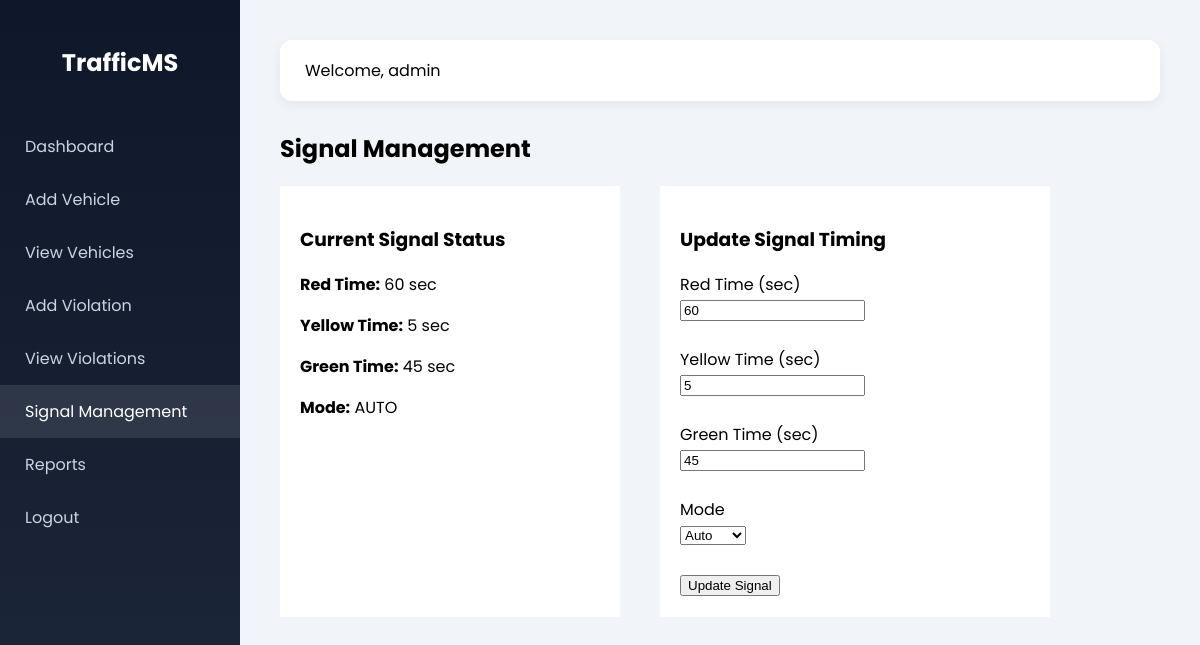
/signal.php (signed in), run on the app's committed database.
### tables this page shows
CREATE TABLE `traffic_signal` (
  `signal_id` int(11) NOT NULL,
  `red_time` int(11) NOT NULL,
  `yellow_time` int(11) NOT NULL,
  `green_time` int(11) NOT NULL,
  `mode` varchar(20) DEFAULT 'auto'
);

### signal.php (the view, shortened to what this page needs)
<?php
include("../includes/db.php");
include("../includes/header.php");
include("../includes/sidebar.php");
$result = mysqli_query($conn, "SELECT * FROM traffic_signal WHERE signal_id=1");
$data = mysqli_fetch_assoc($result);
?>
<div class="content">
<div class="topbar">
    Welcome, <?php echo $_SESSION['username']; ?>
</div>
<h2>Signal Management</h2>
<div style="display:flex; gap:40px;">
    <div style="background:white; padding:20px; width:300px;">
        <h3>Current Signal Status</h3>
        <p><strong>Red Time:</strong> <?php echo $data['red_time']; ?> sec</p>
        <p><strong>Yellow Time:</strong> <?php echo $data['yellow_time']; ?> sec</p>
        <p><strong>Green Time:</strong> <?php echo $data['green_time']; ?> sec</p>
        <p><strong>Mode:</strong> <?php echo strtoupper($data['mode']); ?></p>
    </div>
    <div style="background:white; padding:20px; width:350px;">
        <h3>Update Signal Timing</h3>
        <form method="post">
            <label>Red Time (sec)</label><br>
            <input type="number" name="red_time" value="<?php echo $data['red_time']; ?>" required><br><br>
            <label>Yellow Time (sec)</label><br>
            <input type="number" name="yellow_time" value="<?php echo $data['yellow_time']; ?>" required><br><br>
            <label>Green Time (sec)</label><br>
            <input type="number" name="green_time" value="<?php echo $data['green_time']; ?>" required><br><br>
            <label>Mode</label><br>
            <select name="mode">
                <option value="auto" <?php if($data['mode']=="auto") echo "selected"; ?>>Auto</option>
            </select><br><br>
            <button type="submit" name="update">Update Signal</button>
        </form>
    </div>
</div>
</div>
</body>
</html>

### header.php (style rules this page uses)
body { margin: 0; font-family: 'Poppins', sans-serif; background: #f1f5f9; opacity: 0; animation: fadeIn 0.4s ease-in forwards; }
.content { margin-left: 240px; padding: 40px; }
.topbar { background: white; padding: 18px 25px; border-radius: 12px; box-shadow: 0 4px 12px rgba(0,0,0,0.06); margin-bottom: 30px; display: flex; justify-content: space-between; }

### data on the page
traffic_signal: red_time "60", yellow_time "5", green_time "45", mode "AUTO", mode "Auto"

### other printed values
$_SESSION['username'] "admin"
